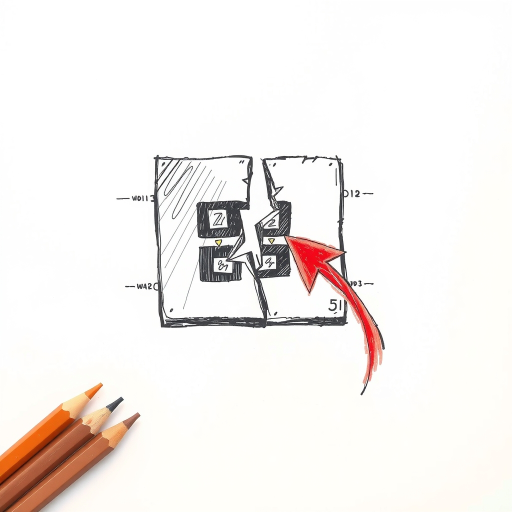
#> input picture samples/illustrations/test-3.jpg, 1024 x 1024 px, given in place of f0.png, which was not available (shown at 1/2 size)
$ python firstframe.py ../samples/illustrations/test-3.jpg
#> lines starting #> are read from the running program, lines starting #| are printed output that depends on the picture
#> in frame, returned value is the input picture: PIL image 1024x1024 RGB; mean R, G, B 245, 240.3, 237.5
"""First-frame check: the reel's frame 0 must already show the hook (text and picture), not a blank page.

Usage: python3 scripts/firstframe.py out/<id>.mp4      exits 1 if frame 0 looks empty

Viewers decide to skip before anything animates in, and a blank or near-blank opening frame looks like a video
that hasn't started. Measures how much of frame 0 is "ink" (edges + strong colour) against the paper texture.
"""
import subprocess
import sys
import tempfile
from pathlib import Path

from PIL import Image, ImageFilter, ImageStat

MIN_INK = 1.0   # % of the frame with strong edges; a blank broadsheet page scores 0.2, a drawn opening 1.3-6


def ink(img):
    g = img.convert("L").resize((270, 480))
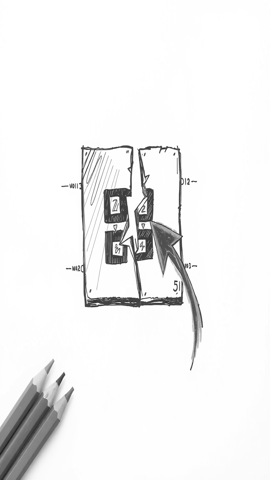
#> g: PIL image 270x480 L; min 27, max 255, mean 241.4
    edges = g.filter(ImageFilter.FIND_EDGES)
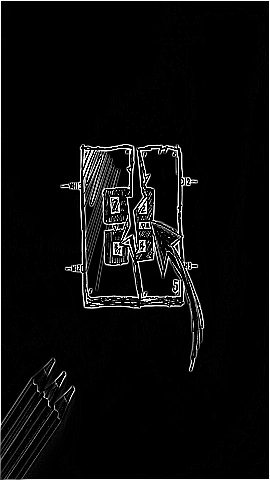
#> edges: PIL image 270x480 L; min 0, max 255, mean 12.2
    import numpy as np
    strong = int((np.asarray(edges) > 60).sum())
#> strong = 7702
    return 100.0 * strong / (270 * 480)


def frame(mp4, t, out):
    subprocess.run(["ffmpeg", "-v", "error", "-y", "-ss", str(t), "-i", str(mp4), "-frames:v", "1", str(out)], check=True)
    return Image.open(out)


def main(mp4):
    with tempfile.TemporaryDirectory() as d:
        f0 = ink(frame(mp4, 0, Path(d) / "f0.png"))
#> f0 = 5.94
        # 1.2 s: still inside the first shot (max 1.6 s since the split hook), so we compare the opening with itself
        f2 = ink(frame(mp4, 1.2, Path(d) / "f2.png"))
#> call 2 of frame, with mp4 = '../samples/illustrations/test-3.jpg', t = 1.2
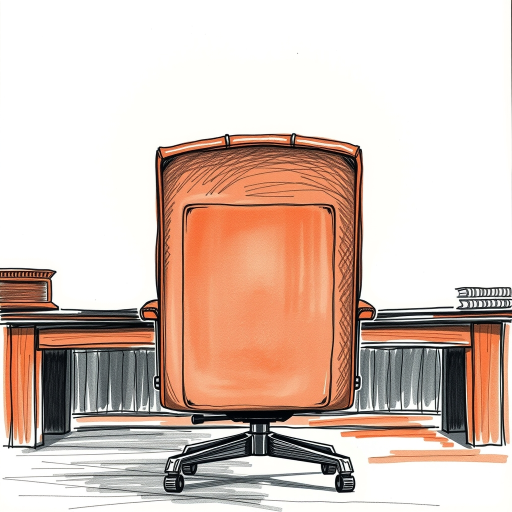
#> input picture samples/illustrations/test-1.jpg, 1024 x 1024 px, given in place of f2.png, which was not available (shown at 1/2 size)
#> in frame, returned value is the input picture: PIL image 1024x1024 RGB; mean R, G, B 216.6, 194.8, 183.6
#> in ink (call 2), `g = img.convert("L").resize((270, 480))`:
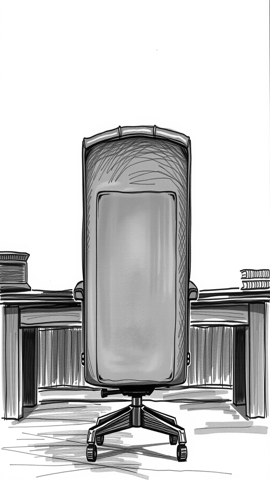
#> g: PIL image 270x480 L; min 0, max 255, mean 200.1
#> in ink (call 2), `edges = g.filter(ImageFilter.FIND_EDGES)`:
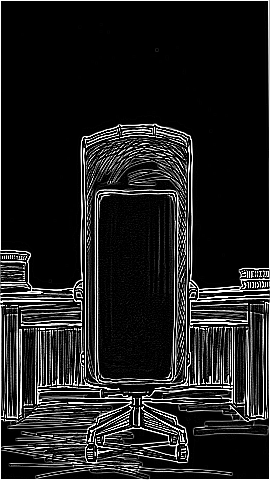
#> edges: PIL image 270x480 L; min 0, max 255, mean 31.3
#> in ink (call 2), `strong = int((np.asarray(edges) > 60).sum())`: strong = 20333
#> f2 = 15.69
    ok = f0 >= MIN_INK and f0 >= 0.6 * f2
#> ok = False
    print(f"FIRST FRAME: ink {f0:.1f}% at 0 s vs {f2:.1f}% at 1.2 s -> {'OK' if ok else 'TOO EMPTY: the hook must be on screen at frame 0'}")
#| FIRST FRAME: ink 5.9% at 0 s vs 15.7% at 1.2 s -> TOO EMPTY: the hook must be on screen at frame 0
    return 0 if ok else 1


if __name__ == "__main__":
    if len(sys.argv) < 2:
        sys.exit(__doc__)
#> (the run stopped early here; a loop or call above may not have finished)
